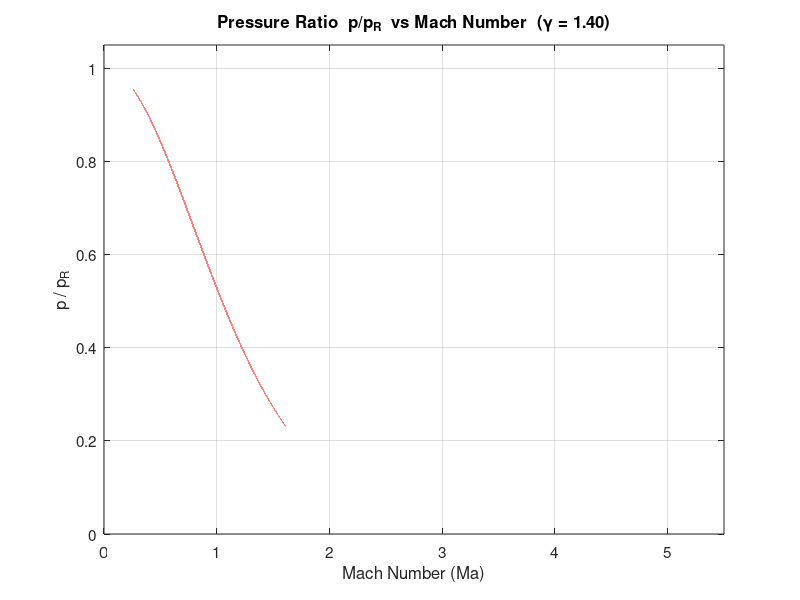

The MATLAB source for this figure: (Note: this script raises an error after producing the figure.)
clc;
clear;
close all;

k  = 1.4;                        % Gamma (ratio of specific heats)

Ma = 0 : 0.00001 : 5.5;        % Mach number vector

exponent  = k / (k - 1);
p_ratio   = 1 ./ (1 + ((k - 1) / 2) .* Ma.^2) .^ exponent;


figure('Name', 'Pressure Ratio vs Mach Number', 'NumberTitle', 'off');
plot(Ma, p_ratio, 'r-', 'LineWidth', 1.5);
grid on;
xlabel('Mach Number (Ma)', 'FontSize', 12);
ylabel('p / p_R', 'FontSize', 12);
title(sprintf('Pressure Ratio  p/p_R  vs Mach Number  (\\gamma = %.2f)', k), ...
      'FontSize', 14);
xlim([0 5.5]);
ylim([0 1.05]);
set(gca, 'FontSize', 11);

output_table = table(Ma', p_ratio', 'VariableNames', {'Mach', 'p_p_R'});
writetable(output_table, 'pressure_ratio_results.csv');
